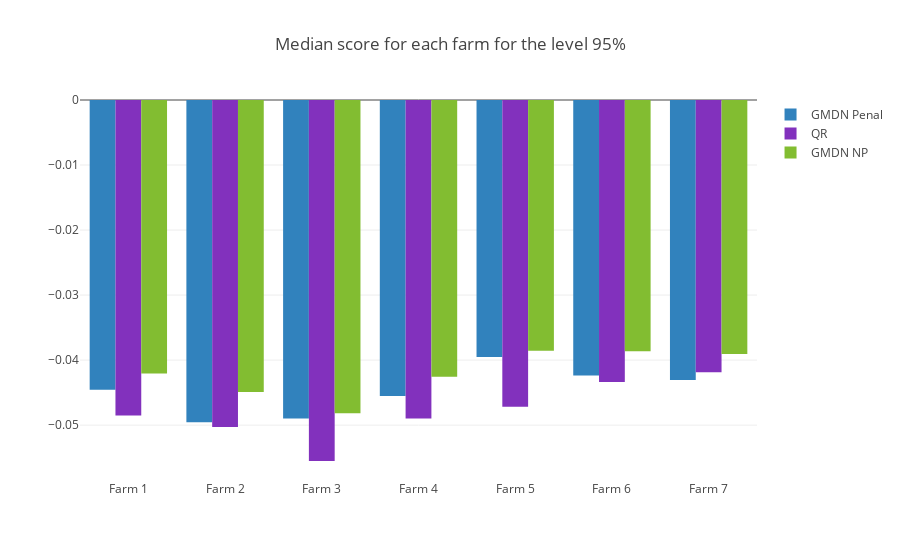

The cell this chart's notebook holds for it:
### Code cell
trace0 = go.Bar(
    x=["Farm "+str(k) for k in range(1,8)],
    y=bootstrap_PI_95_e["Score_med"],
    name='GMDN Penal',
    marker=dict(
        color='rgb(49,130,189)'
    )
)

trace1 = go.Bar(
    x=["Farm "+str(k) for k in range(1,8)],
    y=bootstrap_PI_95_QR_e["Score_med"],
    name='QR',
    marker=dict(
        color='rgb(130,49,189)'
    )
)

trace2 = go.Bar(
    x=["Farm "+str(k) for k in range(1,8)],
    y=bootstrap_PI_95_NP_e["Score_med"],
    name='GMDN NP',
    marker=dict(
        color='rgb(130,189,49)'
    )
)
                        
data = [trace0,trace1,trace2]
                        
layout = go.Layout(
    barmode='group',
    title="Median score for each farm for the level "+str(int(100*(1-alpha))) + "%"
)

fig = go.Figure(data=data, layout=layout)
plotly.offline.iplot(fig)

### Figure 1 — Plotly figure (JSON) as saved in the notebook; plotly's stock layout.template omitted (floating-point values rounded to 4 significant figures)
{"data": [{"marker": {"color": "rgb(49,130,189)"}, "name": "GMDN Penal", "type": "bar", "x": ["Farm 1", "Farm 2", "Farm 3", "Farm 4", "Farm 5", "Farm 6", "Farm 7"], "y": [-0.04456, -0.04956, -0.04899, -0.04554, -0.03953, -0.04237, -0.04306]}, {"marker": {"color": "rgb(130,49,189)"}, "name": "QR", "type": "bar", "x": ["Farm 1", "Farm 2", "Farm 3", "Farm 4", "Farm 5", "Farm 6", "Farm 7"], "y": [-0.04852, -0.05027, -0.05552, -0.049, -0.04718, -0.04337, -0.04185]}, {"marker": {"color": "rgb(130,189,49)"}, "name": "GMDN NP", "type": "bar", "x": ["Farm 1", "Farm 2", "Farm 3", "Farm 4", "Farm 5", "Farm 6", "Farm 7"], "y": [-0.04208, -0.0449, -0.04817, -0.04256, -0.03857, -0.03863, -0.03906]}], "layout": {"barmode": "group", "title": "Median score for each farm for the level 95%"}}
